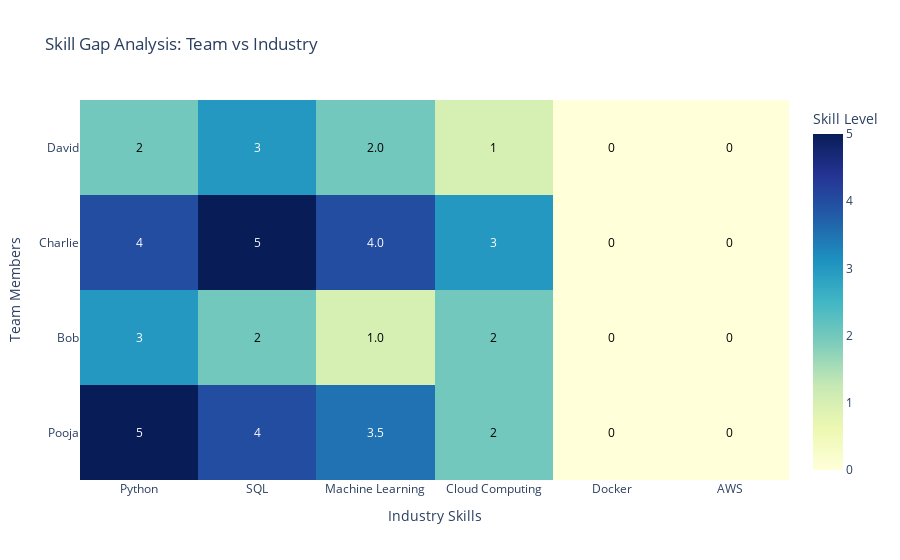

The code cell stored with this chart in its notebook:
### Markdown cell above
# Compare Team Skills to Industry Requirements

### Code cell
import pandas as pd
import plotly.graph_objects as go

# Step 1: Original data
skills_data = {
    "Name": ["Pooja", "Bob", "Charlie", "David"],
    "Python": [5, 3, 4, 2],
    "SQL": [4, 2, 5, 3],
    "Machine Learning": [3.5, 1, 4, 2],
    "Cloud Computing": [2, 2, 3, 1]
}

# Step 2: Create DataFrame and set index
df_skills = pd.DataFrame(skills_data)
df_skills.set_index("Name", inplace=True)

# Step 3: Define top industry skills
top_skills = ["Python", "SQL", "Machine Learning", "Cloud Computing", "Docker", "AWS"]

# Step 4: Add missing skills (fill gaps with 0)
for skill in top_skills:
    if skill not in df_skills.columns:
        df_skills[skill] = 0

# Step 5: Reorder columns to match top_skills
df_skills = df_skills[top_skills]

# Step 6: Plotly heatmap with annotations
fig = go.Figure(data=go.Heatmap(
    z=df_skills.values,
    x=top_skills,
    y=df_skills.index,
    colorscale='YlGnBu',
    zmin=0,
    zmax=5,
    colorbar=dict(title='Skill Level')
))

# Step 7: Add annotations
for i, name in enumerate(df_skills.index):
    for j, skill in enumerate(top_skills):
        value = df_skills.loc[name, skill]
        fig.add_annotation(dict(
            x=skill,
            y=name,
            text=str(value),
            showarrow=False,
            font=dict(color="black" if value < 3 else "white", size=12),
            xanchor="center",
            yanchor="middle"
        ))

# Step 8: Layout styling
fig.update_layout(
    title="Skill Gap Analysis: Team vs Industry",
    xaxis_title="Industry Skills",
    yaxis_title="Team Members"
)

fig.show()

### Figure 1 — Plotly figure (JSON) as saved in the notebook; plotly's stock layout.template omitted (floating-point values rounded to 4 significant figures)
{"data": [{"colorbar": {"title": {"text": "Skill Level"}}, "colorscale": [[0, "rgb(255,255,217)"], [0.125, "rgb(237,248,177)"], [0.25, "rgb(199,233,180)"], [0.375, "rgb(127,205,187)"], [0.5, "rgb(65,182,196)"], [0.625, "rgb(29,145,192)"], [0.75, "rgb(34,94,168)"], [0.875, "rgb(37,52,148)"], [1, "rgb(8,29,88)"]], "type": "heatmap", "x": ["Python", "SQL", "Machine Learning", "Cloud Computing", "Docker", "AWS"], "y": ["Pooja", "Bob", "Charlie", "David"], "z": [[5.0, 4.0, 3.5, 2.0, 0.0, 0.0], [3.0, 2.0, 1.0, 2.0, 0.0, 0.0], [4.0, 5.0, 4.0, 3.0, 0.0, 0.0], [2.0, 3.0, 2.0, 1.0, 0.0, 0.0]], "zmax": 5, "zmin": 0}], "layout": {"annotations": [{"font": {"color": "white", "size": 12}, "showarrow": false, "text": "5", "x": "Python", "xanchor": "center", "y": "Pooja", "yanchor": "middle"}, {"font": {"color": "white", "size": 12}, "showarrow": false, "text": "4", "x": "SQL", "xanchor": "center", "y": "Pooja", "yanchor": "middle"}, {"font": {"color": "white", "size": 12}, "showarrow": false, "text": "3.5", "x": "Machine Learning", "xanchor": "center", "y": "Pooja", "yanchor": "middle"}, {"font": {"color": "black", "size": 12}, "showarrow": false, "text": "2", "x": "Cloud Computing", "xanchor": "center", "y": "Pooja", "yanchor": "middle"}, {"font": {"color": "black", "size": 12}, "showarrow": false, "text": "0", "x": "Docker", "xanchor": "center", "y": "Pooja", "yanchor": "middle"}, {"font": {"color": "black", "size": 12}, "showarrow": false, "text": "0", "x": "AWS", "xanchor": "center", "y": "Pooja", "yanchor": "middle"}, {"font": {"color": "white", "size": 12}, "showarrow": false, "text": "3", "x": "Python", "xanchor": "center", "y": "Bob", "yanchor": "middle"}, {"font": {"color": "black", "size": 12}, "showarrow": false, "text": "2", "x": "SQL", "xanchor": "center", "y": "Bob", "yanchor": "middle"}, {"font": {"color": "black", "size": 12}, "showarrow": false, "text": "1.0", "x": "Machine Learning", "xanchor": "center", "y": "Bob", "yanchor": "middle"}, {"font": {"color": "black", "size": 12}, "showarrow": false, "text": "2", "x": "Cloud Computing", "xanchor": "center", "y": "Bob", "yanchor": "middle"}, {"font": {"color": "black", "size": 12}, "showarrow": false, "text": "0", "x": "Docker", "xanchor": "center", "y": "Bob", "yanchor": "middle"}, {"font": {"color": "black", "size": 12}, "showarrow": false, "text": "0", "x": "AWS", "xanchor": "center", "y": "Bob", "yanchor": "middle"}, {"font": {"color": "white", "size": 12}, "showarrow": false, "text": "4", "x": "Python", "xanchor": "center", "y": "Charlie", "yanchor": "middle"}, {"font": {"color": "white", "size": 12}, "showarrow": false, "text": "5", "x": "SQL", "xanchor": "center", "y": "Charlie", "yanchor": "middle"}, {"font": {"color": "white", "size": 12}, "showarrow": false, "text": "4.0", "x": "Machine Learning", "xanchor": "center", "y": "Charlie", "yanchor": "middle"}, {"font": {"color": "white", "size": 12}, "showarrow": false, "text": "3", "x": "Cloud Computing", "xanchor": "center", "y": "Charlie", "yanchor": "middle"}, {"font": {"color": "black", "size": 12}, "showarrow": false, "text": "0", "x": "Docker", "xanchor": "center", "y": "Charlie", "yanchor": "middle"}, {"font": {"color": "black", "size": 12}, "showarrow": false, "text": "0", "x": "AWS", "xanchor": "center", "y": "Charlie", "yanchor": "middle"}, {"font": {"color": "black", "size": 12}, "showarrow": false, "text": "2", "x": "Python", "xanchor": "center", "y": "David", "yanchor": "middle"}, {"font": {"color": "white", "size": 12}, "showarrow": false, "text": "3", "x": "SQL", "xanchor": "center", "y": "David", "yanchor": "middle"}, {"font": {"color": "black", "size": 12}, "showarrow": false, "text": "2.0", "x": "Machine Learning", "xanchor": "center", "y": "David", "yanchor": "middle"}, {"font": {"color": "black", "size": 12}, "showarrow": false, "text": "1", "x": "Cloud Computing", "xanchor": "center", "y": "David", "yanchor": "middle"}, {"font": {"color": "black", "size": 12}, "showarrow": false, "text": "0", "x": "Docker", "xanchor": "center", "y": "David", "yanchor": "middle"}, {"font": {"color": "black", "size": 12}, "showarrow": false, "text": "0", "x": "AWS", "xanchor": "center", "y": "David", "yanchor": "middle"}], "title": {"text": "Skill Gap Analysis: Team vs Industry"}, "xaxis": {"title": {"text": "Industry Skills"}}, "yaxis": {"title": {"text": "Team Members"}}}}
